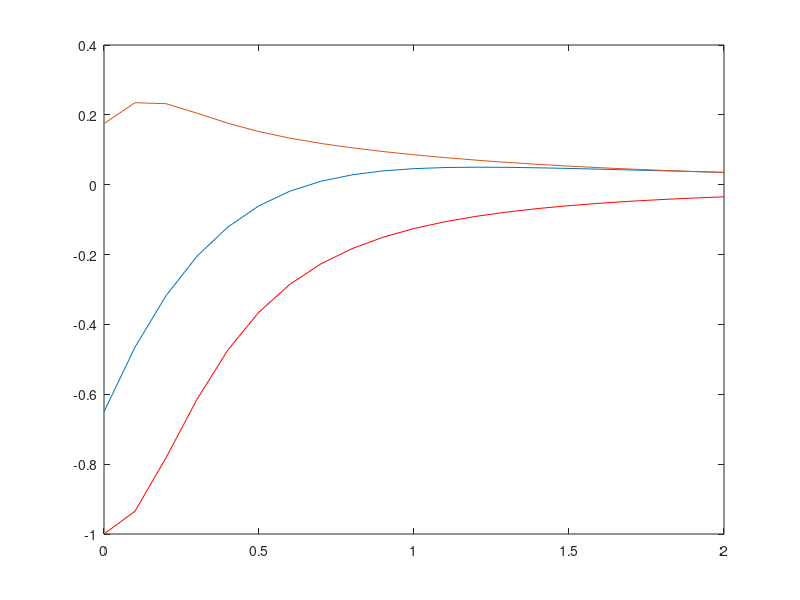

The MATLAB source for this figure:
%% Herte stress
% shane:2020/01/04
%% load zone
close
clear
clc
Q=[32.17 42.15 55.30 84.28];
E1=2.075e11;
E=E1/(1-0.3^2);
k=[6.9731 8.2435];
deta1=[1.0269 1.0174];
R1=1e-3*[3.9320 3.0557];
a=(6.*k(2).^2.*deta1(2).*Q.*R1(2)/(pi*E)).^(1/3);
b=a./k(2);
PH=3*Q'./(2*pi*a(2)*b(2));
% stress
t=0:0.1:2;
F_zz=-(1+k(1)*t.^2).^(-1);
F_xx=-((1+0.3)*(1-t.*atan(1./t)-0.5*(1+t.^2).^(-1)));
F_yy=F_xx;
Tao_1=0.5*abs(F_zz-F_xx);
figure(1)
plot(t,F_zz,'r-');
hold on
plot(t,F_xx);
hold on
plot(t,Tao_1);
% figure(2)
% von_stress = sqrt(0.5*((F_xx-F_yy).^2+(F_zz-F_yy).^2+(F_xx-F_zz).^2));
% plot(t,Tao_1);
% i=1;
% for t=0.02:0.02:2
% fun=@(v)(1-v).^(0.5)./(v+t^2).^(2.5);
% FZ(i)=-1.5*t.^3*quad(@(v)fun(v),1e-8,1);
% i=i+1;
% end
% figure(2)
% t1=0.1:0.2:2;
% plot(FZ,'-*');
%% iint calculation
% i=1;
% for t=0.01:0.01:2
% ymax1=@(x)sqrt(1-x.^2);
% % ymax2=@(x)-sqrt(1-x.^2);
% fun2=@(x,y)(1-x.^2-y.^2).^(0.5)./(x.^2+(y/k(1)).^2+t^2).^(2.5);
% FZ(i)=-6*t.^3/pi/k(1)*integral2(@(x,y)fun2(x,y),1e-8,1,1e-8,ymax1);
% i=i+1;
% end
% figure(2)
% t1=0.1:0.2:2;
% plot(FZ,'-*');
% t=0.1
% ymax1=@(x)sqrt(1-x.^2);
% ymax2=@(x)-sqrt(1-x.^2);
% fun2=@(x,y)x.*(1-x.^2-y.^2).^(0.5)./((x.^2+y.^2+t^2).^(0.5).*((x.^2+y.^2+t^2).^(0.5)+t).^2);
% FZ=integral2(@(x,y)fun2(x,y),-1,1,ymax2,ymax1)